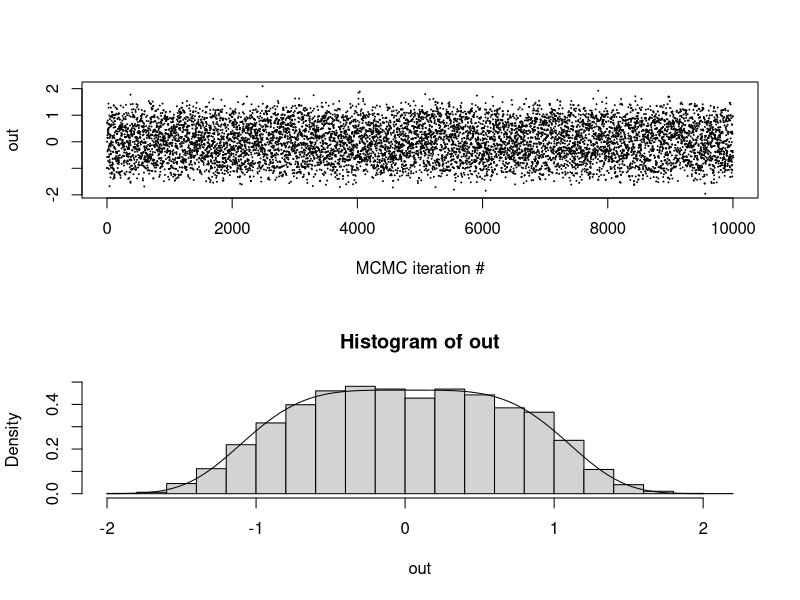
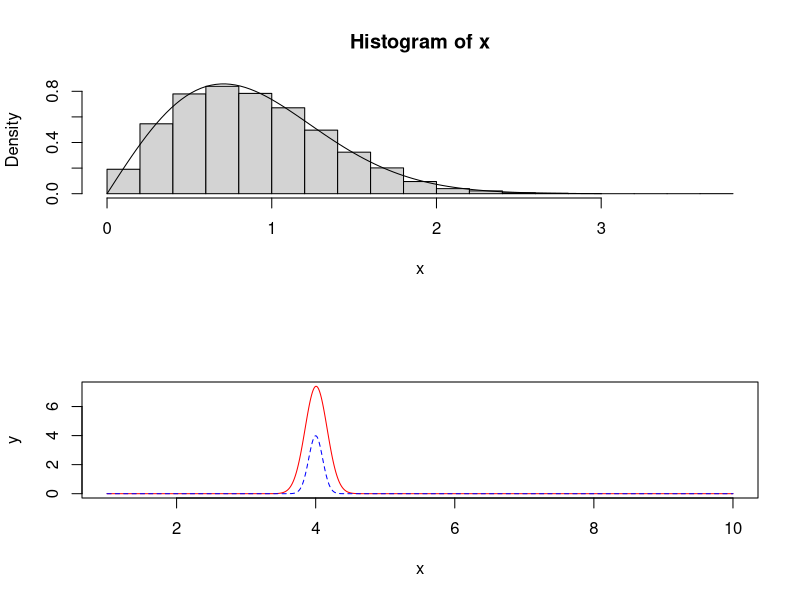
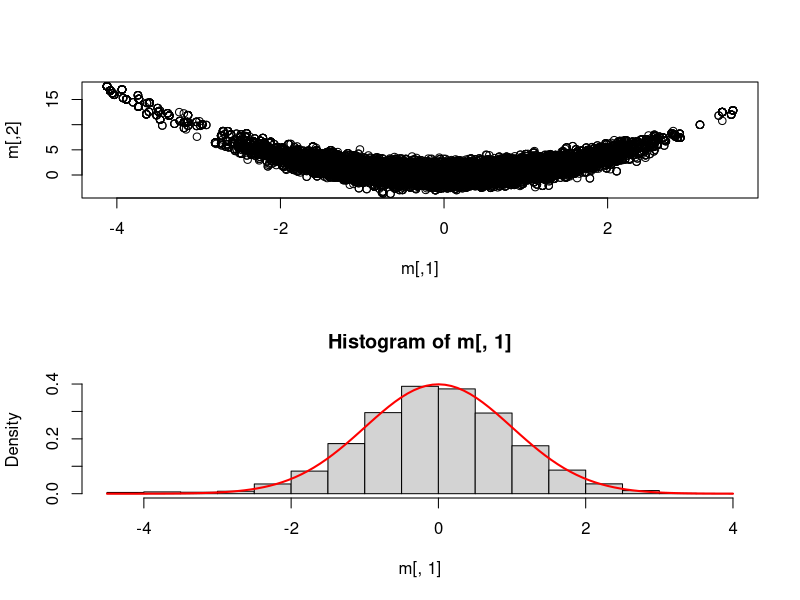
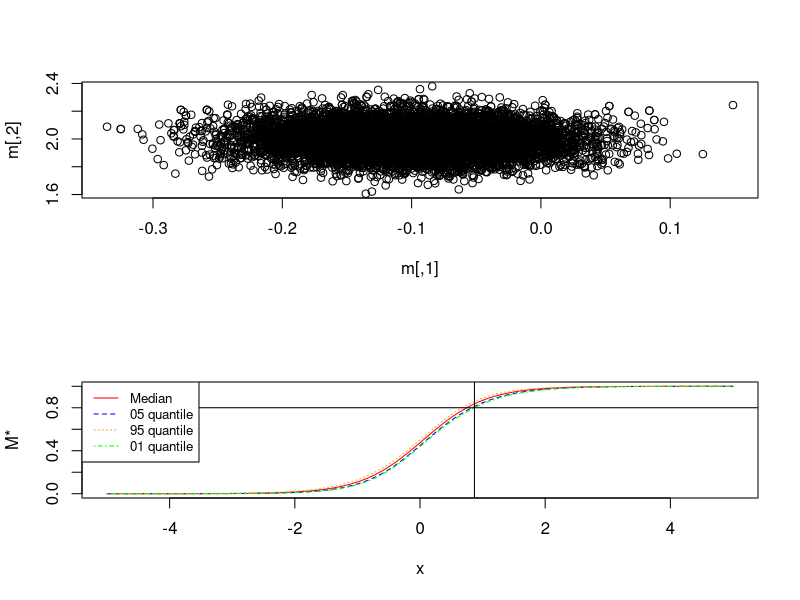

The R source for these figures, in order:
## ---- chunk 1
rm(list = ls())
## ---- chunk 2
# general 1d independence metropolis hastings
oneD.IRWMH <- function(prob,
                       sigma=1.0,
                       theta1=0.0,
                       Nsamp=10000){
  res <- numeric(Nsamp)
  # allocate memory
  res[1] <- theta1
  # old importance weight
  wt.old <- prob(res[1])/dnorm(res[1], sd=sigma)
  Nacc <- 0
    for(i in 2:Nsamp){
      # proposal (note, independent of past)
      thetaStar <- rnorm(1, sd=sigma)
      # new importance weight
      wt.star <- prob(thetaStar)/dnorm(thetaStar, sd=sigma)
      # accept probability
      alpha <- min(1.0, wt.star/wt.old)
      # accept/reject
      if(runif(1) < alpha){
        res[i] <- thetaStar
        wt.old <- wt.star
        Nacc <- Nacc+1
      } else {
        res[i] <- res[i-1]
      }
    }
  return(res)
}

# pdf from mandatory pdf
pdf <- function(x) {
  return ((2^0.25*gamma(3/4)/pi) * exp(-x^4 / 2))
}


# sample n samples
n <- 10000
out <- oneD.IRWMH(pdf, theta1 = 0.0, sigma=1, Nsamp = n)

# plot 
par(mfrow=c(2,1))
plot(1:length(out),out,pch=20,cex=0.1,xlab="MCMC iteration #")
hist(out, probability = TRUE)
curve(pdf, add = TRUE, -2, 2)
## ---- chunk 3
# Use inverse sampling method to sample from
# p(x) = 2x exp(-x^2)
inverse_sampling <- function(Nsamples) {
  # Sample n samples from uniform distribution
  u <- runif(Nsamples)
  # Return X = F^-1(U)
  return(sqrt(-log(1-u)))
}

# PDF
pdf2 <- function(x) {
  return(2*x * exp(-x^2))
}

x <- inverse_sampling(10000)
hist(x, probability = TRUE)
curve(pdf2, 0, 3, add = TRUE)
## ---- chunk 4
g <- function(x) {
 exp(sqrt(x))*exp(-20*(x-4)^2)
}

f <- function(x) {
  dnorm(x, mean=4, sd=0.1)
}

x<-seq(1,10,0.01); y1=g(x); y2=f(x)
plot(x, y1, type="l", pch=19, col="red", xlab="x", ylab="y")
lines(x, y2, pch=18, col="blue", type="l", lty=2)
legend(1, 95, legend=c("Line 1", "Line 2"),
       col=c("red", "blue"), lty=1:2, cex=0.8)
## ---- chunk 5
importance <- function(Nsamp) {
  # Sample from f
  x <- rnorm(Nsamp, 4, 0.1)
  # calculate empirical mean
  return(mean((g(x)*(x>0))/(f(x))))
}

# Estimate of integral using importance sampling
importance(100000)
# Numerical integration
integrate(g, 0, Inf)$value
## ---- chunk 6
# Load the multivariate normal library 
library(mvtnorm)
library(coda)

# Target function from 
logg <- function(theta) {
  return(-theta[1]^2/2 - (theta[2] - theta[1]^2)^2 /2)
}

# 2D Random walk using log g
smile_shaped <- function(logg,
                         sigma=diag(2),
                         theta=c(0.0, 0.0),
                         Nsamp=100000){
  
  # Reserve 2xNsamp matrix with zeros
  res <- matrix(0, Nsamp, 2)
  
  # Set initial conditions
  res[1,] <- theta
  
  # Calculate old log-probability
  logold <- logg(theta)
  
  # accept counter
  Nacc <- 0
  
  # Iterate no of samples.
  for(i in 2:Nsamp){
    # Proposal step
    new <- res[i-1,] + rmvnorm(1, theta, sigma)
    # Log-p of proposal step
    lognew <- logg(new)
    # Evaluate step
    logfrac <- exp(min(0.0,lognew-logold))
    # Accept or reject new step
    if(runif(1)<logfrac && is.finite(logfrac)){
      # accept
      res[i,] <- new
      logold <- lognew
      Nacc <- Nacc+1
    } else {
      # reject
      res[i,] <- res[i-1,]
    }
  }
  print(paste("Accept prob: ", Nacc/Nsamp))
  return(res[5000:Nsamp,])
}

# Covariance matrix
sigma <- matrix(c(2, 0, 0, 2), nrow=2, ncol=2)
m <- smile_shaped(logg=logg, sigma=sigma, c(0.0, 0.0), 50000)
## ---- chunk 7
# Plot multivariate distribution
plot(m)
## ---- chunk 8
# Plot marginal of theta1 and compare with standard normal
hist(m[,1], probability=TRUE)
curve(dnorm(x, mean=0, sd=1), 
      col="red", lwd=2, add=TRUE, yaxt="n")
## ---- chunk 9
ESS <- function(x) {
  coda::effectiveSize(x)
}

ESS(m[,1])
ESS(m[,2])
## ---- chunk 10
# Load the data set
df <- data.frame(read.table("logistic_regression_data.txt"))
x <- df$x
y <- df$y

# function returning a log-posterior kernel for theta
logistic.lp <- function(theta) {
  alpha <- theta[1]
  beta <- theta[2]
  # log-likelihood
  Eeta <- exp(alpha + beta*x)
  p <- Eeta/(1.0 + Eeta)
  log.like <- sum(dbinom(y, size=1, prob = p, log=TRUE))
  
  # priors
  log.prior <- dnorm(alpha, sd=10, log=TRUE) + dnorm(beta, sd=10, log=TRUE)
  
  # log-posterior kernel
  return(log.like+log.prior)
}
## ---- chunk 11
# Independent sampler
IndepMH <- function(lprob, theta=c(0, 0), sigma=diag(2), Nsamp=1000, S=1){
  # Allocate space
  res <- matrix(0, Nsamp, 2)
  # Set initial values
  res[1,] <- theta
  # Old importance
  pold <- lprob(theta) - dmvnorm(theta, mean=theta ,sigma=sigma, log=TRUE)
  # No of accept
  Nacc <- 0
  for (i in 2:Nsamp){
    # Sample theta from multivariate normal with scaled sigma
    new <- rmvnorm(1, theta, S*sigma)
    # Importance of new theta
    pnew <- lprob(new) - dmvnorm(new, mean=theta, sigma=sigma, log=TRUE)
    frac <- exp(min(0.0, pnew-pold))
    if(runif(1)<frac && is.finite(frac)){
      # Accept
      res[i,] <- new
      pold <- pnew
      Nacc <- Nacc+1
    } else {
      # Reject
      res[i,] <- res[(i-1),]
    }
  }
  print(paste0("accept rate : ",Nacc/Nsamp))
  return(res[1000:Nsamp,])
}

sigma <- matrix(c(0.00653,-0.00058,-0.00058,0.01689),2,2)

m <- IndepMH(logistic.lp, c(-0.102, 1.993), sigma, 10000, 0.6)
plot(m)
## ---- chunk 12
ESS(m[,1])
ESS(m[,2])
## ---- chunk 13
# Plotdist is function for calculating values for plotting
plotdist <- function (x) {
  # Calculate m(x*)
  mstar <- exp(m[,1] + m[,2]*x) / (1 + exp(m[,1] + m[,2]*x))
  # calulcate median given x*
  med <- median(mstar)
  # Caltulate quantiles given x*
  quant05 <- quantile(mstar, 0.05)
  quant95 <- quantile(mstar, 0.95)
  quant01 <- quantile(mstar, 0.01)
  # return vector of calculations
  return(c(med, quant05, quant95, quant01))
}

# sequence of x* values
x <- seq(-5, 5, 0.01)
# plot 
plotmat <- matrix(0, length(x), 4)
# set index
i <- 0
# Loop through all x* values in sequence
for (val in x) {
  # increment index for each value in xÆ
  i <- i+1
  plotmat[i,] <- plotdist(val)
}

# First value larger than 0.8 (for plotting horizontal)
horizontal <- plotmat[, 4][plotmat[, 4] > 0.8][1]

# First x-value of m-value with 99% probability of being larger than 0.8
vertical <- x[Position(function(x) x > 0.8, plotmat[, 4])]

# Plot all medians and quantiles conditional on x*
plot(x, plotmat[, 1], type="l", col="red", ylab="M*")
lines(x, plotmat[, 2], type="l", col="blue", lty=2)
lines(x, plotmat[, 3], type="l", col="orange", lty=3)
lines(x, plotmat[, 4], type="l", col="green", lty=4)
# Add vertical line for x values
abline(v = vertical, col="black")
# add horizontal line for m values
abline(h = horizontal, col="black")
legend("topleft", legend=c("Median", "05 quantile", "95 quantile", "01 quantile"),
       col=c("red", "blue", "orange", "green"), lty=1:4, cex=0.8)

# X* where P(M(X*) > 0.8) = 0.99 
print(vertical)
## ---- chunk 14
# Load regression data
df <- data.frame(read.table(file="linear_regression_data.txt"))
x <- df$x
y <- df$y
## ---- chunk 15
gibbs <- function(x, y, theta=c(1.0, -1.2, 1.0), Nsamp=10000) {
  res <- matrix(0.0, 3*Nsamp+1, 3)
  res[1, ] <- theta
  gammashape <- length(x)/2 + 1
  k <- 2
  
  for(i in 1:Nsamp){
      # Block 1. Alpha
      balpha <- -theta[3]*sum(theta[2]*x - y)
      calpha <- -theta[3]*length(y)*0.5 - 1/200
      theta[1] <- rnorm(1, -balpha/(2*calpha), -1/(2*calpha))
      # store state
      res[k, ] <- theta
      k <- k+1
      
      # Block 2. Beta
      bbeta <- -theta[3]*(sum(x*theta[1]) - sum(x*y))
      cbeta <- -theta[3]*0.5*sum(x^2) - 1/200
      theta[2] <- rnorm(1, -bbeta/(2*cbeta), -1/(2*cbeta))
      # store state
      res[k, ] <- theta
      k <- k+1
      
       # Block 3. Tau
      gammascale <- 1/(0.5*sum((y - theta[1] - theta[2]*x)^2))
      theta[3] <- rgamma(1, gammashape, scale = gammascale)
      # store state
      res[k, ] <- theta
      k <- k+1
}
  return(res[500:Nsamp,])
}

m <- gibbs(x, y)
colMeans(m)
